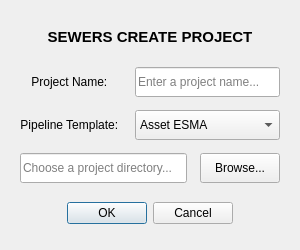
<?xml version="1.0" encoding="UTF-8"?>
<ui version="4.0">
 <class>createProjectDialog</class>
 <widget class="QDialog" name="createProjectDialog">
  <property name="geometry">
   <rect>
    <x>0</x>
    <y>0</y>
    <width>300</width>
    <height>250</height>
   </rect>
  </property>
  <property name="minimumSize">
   <size>
    <width>300</width>
    <height>250</height>
   </size>
  </property>
  <property name="maximumSize">
   <size>
    <width>300</width>
    <height>250</height>
   </size>
  </property>
  <property name="windowTitle">
   <string>Sewers Create Project</string>
  </property>
  <property name="windowIcon">
   <iconset>
    <normaloff>../sewersIcon.ico</normaloff>../sewersIcon.ico</iconset>
  </property>
  <property name="modal">
   <bool>false</bool>
  </property>
  <layout class="QVBoxLayout" name="verticalLayout">
   <item>
    <layout class="QGridLayout" name="createProjectLayout">
     <property name="leftMargin">
      <number>9</number>
     </property>
     <property name="topMargin">
      <number>9</number>
     </property>
     <property name="rightMargin">
      <number>9</number>
     </property>
     <property name="bottomMargin">
      <number>9</number>
     </property>
     <property name="spacing">
      <number>13</number>
     </property>
     <item row="1" column="0">
      <widget class="QLabel" name="projectNameLabel">
       <property name="text">
        <string>Project Name: </string>
       </property>
       <property name="alignment">
        <set>Qt::AlignCenter</set>
       </property>
      </widget>
     </item>
     <item row="1" column="1" colspan="2">
      <widget class="QLineEdit" name="projectNameLineEdit">
       <property name="minimumSize">
        <size>
         <width>0</width>
         <height>30</height>
        </size>
       </property>
       <property name="placeholderText">
        <string>Enter a project name...</string>
       </property>
      </widget>
     </item>
     <item row="2" column="0">
      <widget class="QLabel" name="pipelineTemplateLabel">
       <property name="text">
        <string>Pipeline Template: </string>
       </property>
       <property name="alignment">
        <set>Qt::AlignCenter</set>
       </property>
      </widget>
     </item>
     <item row="2" column="1" colspan="2">
      <widget class="QComboBox" name="pipelineTemplateComboBox">
       <property name="minimumSize">
        <size>
         <width>0</width>
         <height>30</height>
        </size>
       </property>
       <item>
        <property name="text">
         <string>Asset ESMA</string>
        </property>
       </item>
       <item>
        <property name="text">
         <string>Pipeline ESMA</string>
        </property>
       </item>
      </widget>
     </item>
     <item row="3" column="0" colspan="2">
      <widget class="QLineEdit" name="browseProjectLineEdit">
       <property name="minimumSize">
        <size>
         <width>0</width>
         <height>30</height>
        </size>
       </property>
       <property name="maximumSize">
        <size>
         <width>16777215</width>
         <height>30</height>
        </size>
       </property>
       <property name="focusPolicy">
        <enum>Qt::StrongFocus</enum>
       </property>
       <property name="readOnly">
        <bool>false</bool>
       </property>
       <property name="placeholderText">
        <string>Choose a project directory...</string>
       </property>
      </widget>
     </item>
     <item row="3" column="2">
      <widget class="QPushButton" name="browseProjectButton">
       <property name="minimumSize">
        <size>
         <width>0</width>
         <height>30</height>
        </size>
       </property>
       <property name="text">
        <string>Browse...</string>
       </property>
      </widget>
     </item>
     <item row="0" column="0" colspan="3">
      <widget class="QLabel" name="createProjectLabel">
       <property name="maximumSize">
        <size>
         <width>16777215</width>
         <height>50</height>
        </size>
       </property>
       <property name="font">
        <font>
         <pointsize>11</pointsize>
         <bold>true</bold>
        </font>
       </property>
       <property name="text">
        <string>SEWERS CREATE PROJECT</string>
       </property>
       <property name="alignment">
        <set>Qt::AlignCenter</set>
       </property>
      </widget>
     </item>
     <item row="4" column="0" colspan="3">
      <widget class="QDialogButtonBox" name="createProjectButtonBox">
       <property name="minimumSize">
        <size>
         <width>0</width>
         <height>30</height>
        </size>
       </property>
       <property name="maximumSize">
        <size>
         <width>16777215</width>
         <height>40</height>
        </size>
       </property>
       <property name="orientation">
        <enum>Qt::Horizontal</enum>
       </property>
       <property name="standardButtons">
        <set>QDialogButtonBox::Cancel|QDialogButtonBox::Ok</set>
       </property>
       <property name="centerButtons">
        <bool>true</bool>
       </property>
      </widget>
     </item>
    </layout>
   </item>
  </layout>
 </widget>
 <resources/>
 <connections>
  <connection>
   <sender>createProjectButtonBox</sender>
   <signal>accepted()</signal>
   <receiver>createProjectDialog</receiver>
   <slot>accept()</slot>
   <hints>
    <hint type="sourcelabel">
     <x>248</x>
     <y>254</y>
    </hint>
    <hint type="destinationlabel">
     <x>157</x>
     <y>274</y>
    </hint>
   </hints>
  </connection>
  <connection>
   <sender>createProjectButtonBox</sender>
   <signal>rejected()</signal>
   <receiver>createProjectDialog</receiver>
   <slot>reject()</slot>
   <hints>
    <hint type="sourcelabel">
     <x>316</x>
     <y>260</y>
    </hint>
    <hint type="destinationlabel">
     <x>286</x>
     <y>274</y>
    </hint>
   </hints>
  </connection>
 </connections>
</ui>
